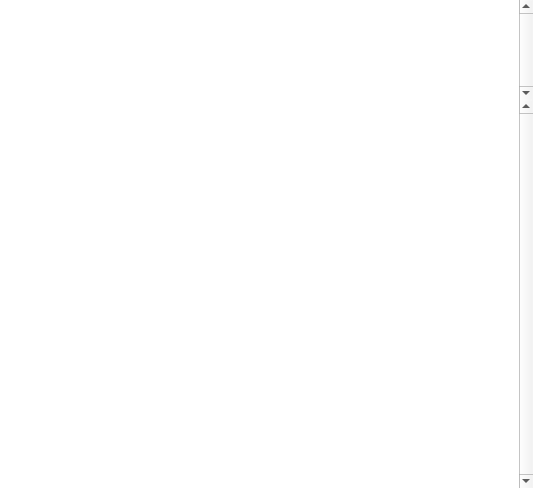
<?xml version="1.0" encoding="UTF-8"?>
<ui version="4.0">
 <class>SQLTableForm</class>
 <widget class="QWidget" name="SQLTableForm">
  <property name="geometry">
   <rect>
    <x>0</x>
    <y>0</y>
    <width>533</width>
    <height>488</height>
   </rect>
  </property>
  <property name="windowTitle">
   <string>Form</string>
  </property>
  <layout class="QGridLayout" name="gridLayout">
   <property name="leftMargin">
    <number>0</number>
   </property>
   <property name="topMargin">
    <number>0</number>
   </property>
   <property name="rightMargin">
    <number>0</number>
   </property>
   <property name="bottomMargin">
    <number>0</number>
   </property>
   <property name="spacing">
    <number>0</number>
   </property>
   <item row="0" column="0">
    <widget class="QTableWidget" name="headerTableWidget">
     <property name="maximumSize">
      <size>
       <width>16777215</width>
       <height>100</height>
      </size>
     </property>
     <property name="frameShape">
      <enum>QFrame::NoFrame</enum>
     </property>
     <property name="frameShadow">
      <enum>QFrame::Raised</enum>
     </property>
     <property name="verticalScrollBarPolicy">
      <enum>Qt::ScrollBarAlwaysOn</enum>
     </property>
     <property name="horizontalScrollBarPolicy">
      <enum>Qt::ScrollBarAlwaysOff</enum>
     </property>
     <property name="sortingEnabled">
      <bool>true</bool>
     </property>
     <attribute name="horizontalHeaderStretchLastSection">
      <bool>true</bool>
     </attribute>
     <attribute name="verticalHeaderMinimumSectionSize">
      <number>25</number>
     </attribute>
     <attribute name="verticalHeaderDefaultSectionSize">
      <number>25</number>
     </attribute>
    </widget>
   </item>
   <item row="1" column="0">
    <widget class="QTableView" name="sqlTableView">
     <property name="contextMenuPolicy">
      <enum>Qt::ActionsContextMenu</enum>
     </property>
     <property name="frameShape">
      <enum>QFrame::NoFrame</enum>
     </property>
     <property name="verticalScrollBarPolicy">
      <enum>Qt::ScrollBarAlwaysOn</enum>
     </property>
     <property name="selectionMode">
      <enum>QAbstractItemView::ExtendedSelection</enum>
     </property>
     <property name="selectionBehavior">
      <enum>QAbstractItemView::SelectRows</enum>
     </property>
    </widget>
   </item>
  </layout>
 </widget>
 <resources/>
 <connections/>
</ui>
